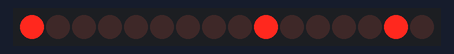
Recording of a sketch running on a simulated Arduino Uno, built with avr-gcc and run on an emulated ATmega328P. Shown: 16 shift-register outputs drawn as a row of LEDs (first output left, lit = HIGH). Wiring (inferred from the names in the program): 2 × shift register (74HC595): data pin 4; shift clock pin 6; latch pin 5. Wiring (inferred from the signals the program sends): row of LEDs: on Q0, Q1, Q2, Q3, Q4, Q5, Q6, Q7, Q8, Q9, Q10, Q11, Q12, Q13, Q14, Q15. The local clock reads 2024-03-15 10:24:30 at power-on unless the sketch sets it; random numbers use the default seed unless the sketch sets one.

Above: at 0.1 s.
At 30.1 s:
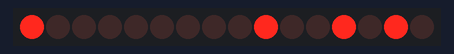
At 90.1 s:
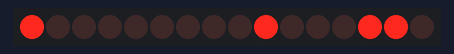
Timing chart, 0 to 91.6 s (numbered marks = the images above):
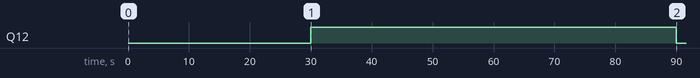

Measured:
- by itself, Q12: LOW → HIGH at 30.0 s, → LOW 60.0 s later

The sketch:

nixie-clock.ino
```cpp
/**
 * Nixie Tube Clock using DS1307 RTC
 * module and 74HC595 shift registers
 *
 * Author: Jazer Barclay
 */

#include <Wire.h>
#include <RTClib.h>

#define   DATAPIN    4
#define   LATCHPIN   5
#define   CLOCKPIN   6

RTC_DS1307 rtc;

// Binary number representation in nibbles
int bn0[] = {0,0,0,0};
int bn1[] = {0,0,0,1};
int bn2[] = {0,0,1,0};
int bn3[] = {0,0,1,1};
int bn4[] = {0,1,0,0};
int bn5[] = {0,1,0,1};
int bn6[] = {0,1,1,0};
int bn7[] = {0,1,1,1};
int bn8[] = {1,0,0,0};
int bn9[] = {1,0,0,1};

// Store the last second value read
int ls = 0;

void setup () {

  // Wait for serial to be ready
  while (!Serial);

  // Start serial
  Serial.begin(57600);

  // Setup pins for shift registers
  pinMode(LATCHPIN, OUTPUT);
  pinMode(CLOCKPIN, OUTPUT);
  pinMode(DATAPIN, OUTPUT);

  // If rtc module missing then halt
  if (!rtc.begin()) {
    Serial.println("Couldn't find RTC");
    while (1);
  }

}


void loop () {

  // Get time from rtc
  DateTime now = rtc.now();

  // If second updates then update display
  if (ls != now.second()) {

    // Store new second value for next check
    ls = now.second();

    // Every hour shuffle numbers
    if (now.second() == 0 && now.minute() == 0)
      shuffleDisplay(now.hour(), now.minute(), 400);

    // Set display to current time
    updateDisplay(now.hour(), now.minute());

    // Wait a bit before next check
    delay(500);
  }

}

/**
 * Shuffles the numbers on the display randomly
 * with each digit locking in after some time
 *
 * int hour - The actual hour
 * int min  - The actual minute
 * int shuffleCount - Number of times to randomise
 */
void shuffleDisplay(int hour, int min, int shuffleCount) {

  // For each until shuffle count
  for (int i = 1; i <= shuffleCount; i++) {

    // Update display with random values (lock in based on ternary if)
    updateDisplay(
      ((i > ((shuffleCount/4)*2)) ? (hour/10)*10 : random(10)*10) +
      ((i > ((shuffleCount/4)*4)) ?  hour%10     : random(10)),
      ((i > ((shuffleCount/4)*1)) ? (min/10)*10  : random(10)*10) +
      ((i > ((shuffleCount/4)*3)) ?  min%10      : random(10))
    );

    // Wait 15ms and as iteration increases, increase delay
    delay(15);
    if (i > shuffleCount / 4) delay(5);
    if (i > shuffleCount / 3) delay(10);
    if (i > shuffleCount / 2) delay(15);
  }

}

/**
 * Writes the hour and minute to shift registers
 */
void updateDisplay(int hour, int min) {
  digitalWrite(LATCHPIN, LOW);
  sendToShiftRegister(compare(min%10));
  sendToShiftRegister(compare(min/10));
  sendToShiftRegister(compare(hour%10));
  sendToShiftRegister(compare(hour/10));
  digitalWrite(LATCHPIN, HIGH);
}

/**
 * Send array of bits to shift register
 */
void sendToShiftRegister(int* bn) {
  for (int i = 0; i < 4; i++) {
    digitalWrite(DATAPIN, bn[i]);
    digitalWrite(CLOCKPIN, HIGH);
    digitalWrite(CLOCKPIN, LOW);
  }
}

/**
 * Returns the nibble associated with
 * the given decimal value
 */
int* compare(int i) {
  switch(i) {
    case 1:
      return bn1;
    case 2:
      return bn2;
    case 3:
      return bn3;
      break;
    case 4:
      return bn4;
    case 5:
      return bn5;
    case 6:
      return bn6;
    case 7:
      return bn7;
    case 8:
      return bn8;
    case 9:
      return bn9;
    case 0:
    default:
      return bn0;
  }
}
```
